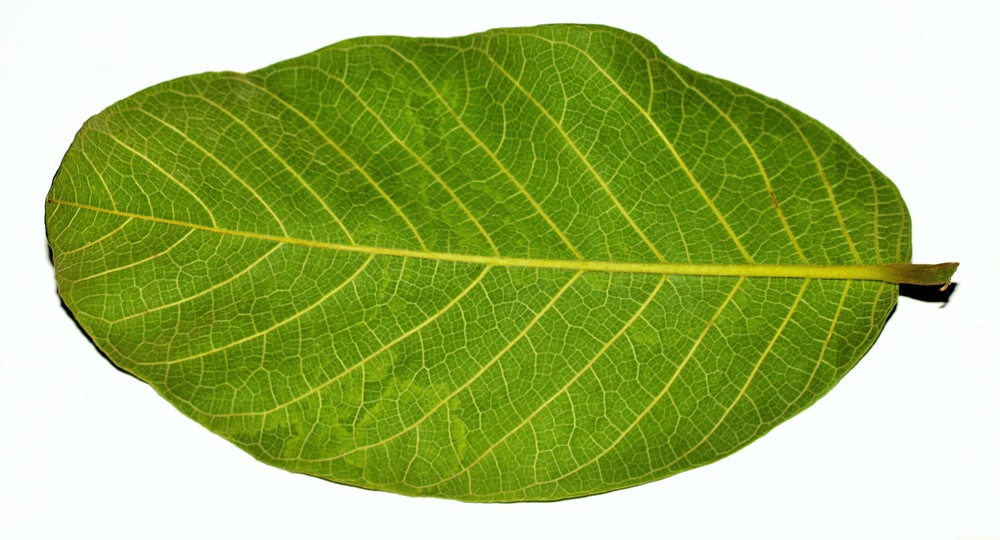
%> input picture jack-leaf.jpg, 1000 x 540 px, shrunk from 2500 x 1349 before the run
$ octave ref.m   (GNU Octave 9; MATLAB toolbox functions it lacks are replaced by stand-ins)
%> lines starting %> are read from the running program, lines starting %| are printed output that depends on the picture
%read the leaf image
I = imread('jack-leaf.jpg');
%> I is the input picture: size 540x1000x3 uint8; mean R, G, B 165.4, 186.9, 112.5

%Convert to Gray Scale
IGray = rgb2gray(I);
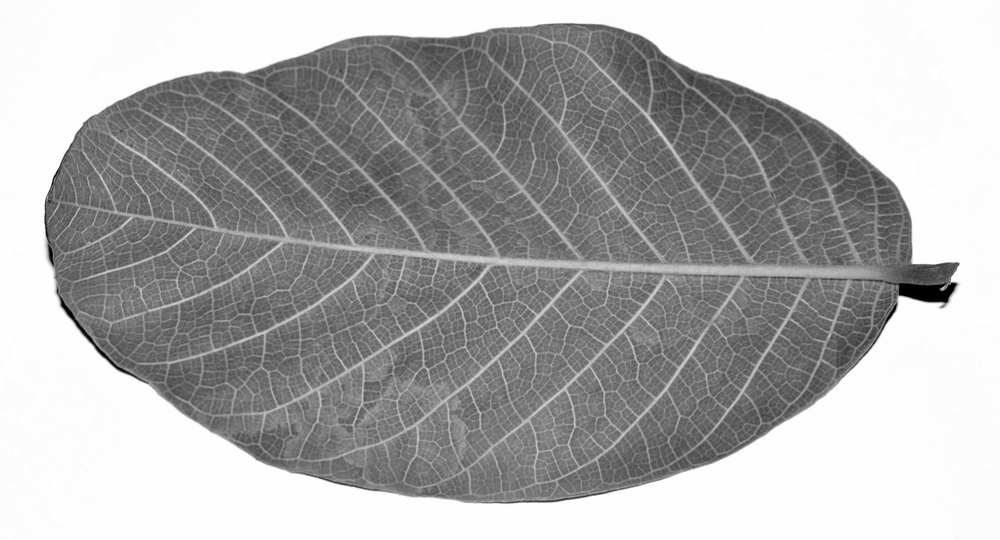
%> IGray: size 540x1000 uint8; min 0, max 255, mean 172.1

%Gray scale morphological transformation
se = strel('disk',3); %strel('line',3,45); doesnt count the midrib
IGrayM = imdilate(IGray,se);
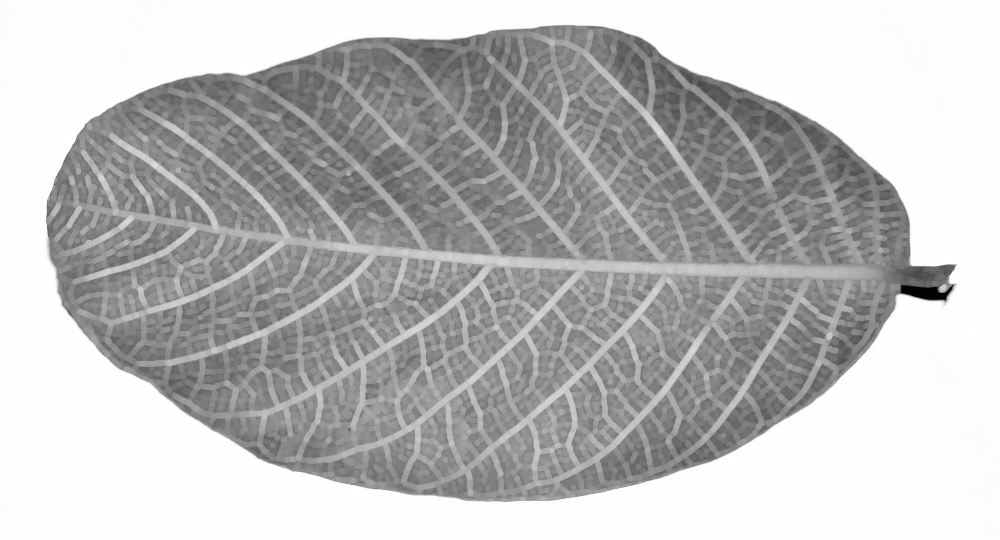
%> IGrayM: size 540x1000 uint8; min 0, max 255, mean 187.8
IGrayMOp = imopen(IGrayM,se);

subplot(2,2,1),
imshow(IGray),
subplot(2,2,2),
imshow(IGrayM),
subplot(2,2,3),
imshow(IGrayMOp),
subplot(2,2,4),

$ run again, with bo-leaf.jpg copied over jack-leaf.jpg
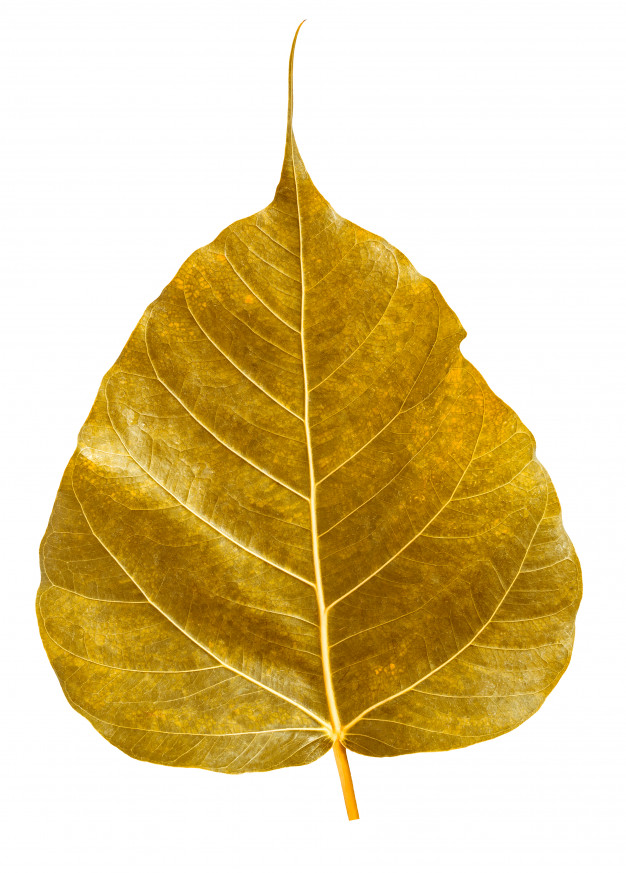
%> input picture bo-leaf.jpg, 626 x 873 px
%> I is the input picture: size 873x626x3 uint8; mean R, G, B 223.4, 203.6, 153.5
%> `IGray = rgb2gray(I);`:
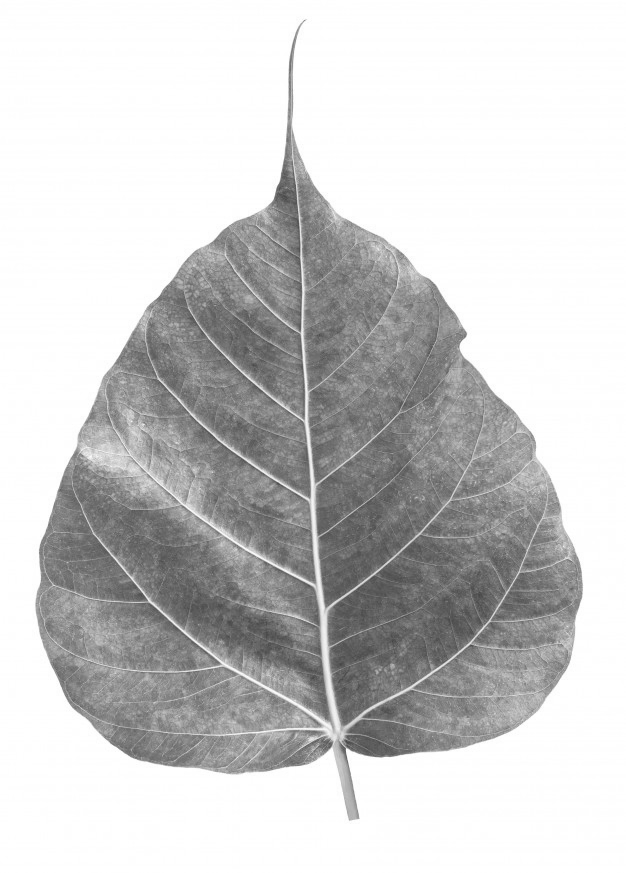
%> IGray: size 873x626 uint8; min 67, max 255, mean 203.8
%> `IGrayM = imdilate(IGray,se);`:
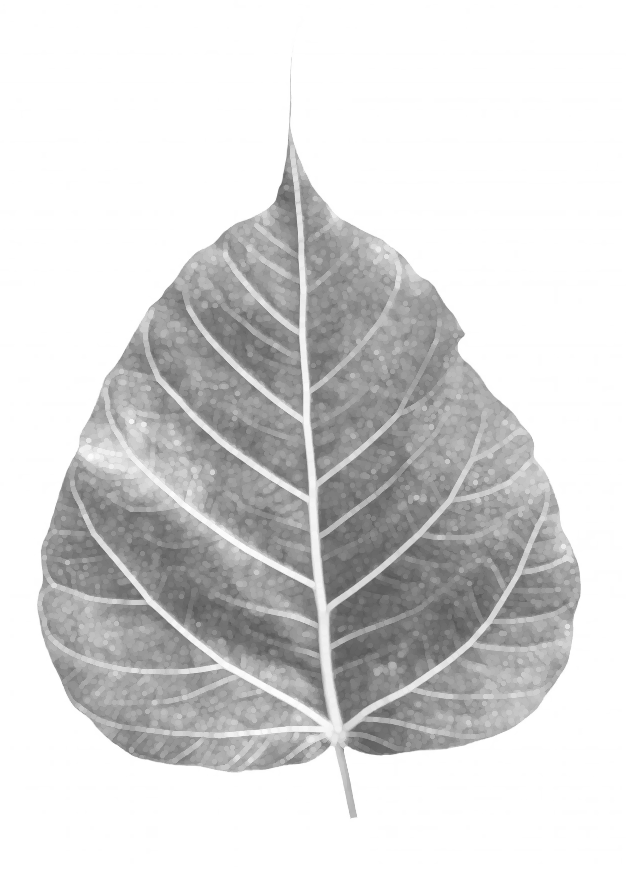
%> IGrayM: size 873x626 uint8; min 87, max 255, mean 214.6

$ run again, with mango-leaf-low.jpg copied over jack-leaf.jpg
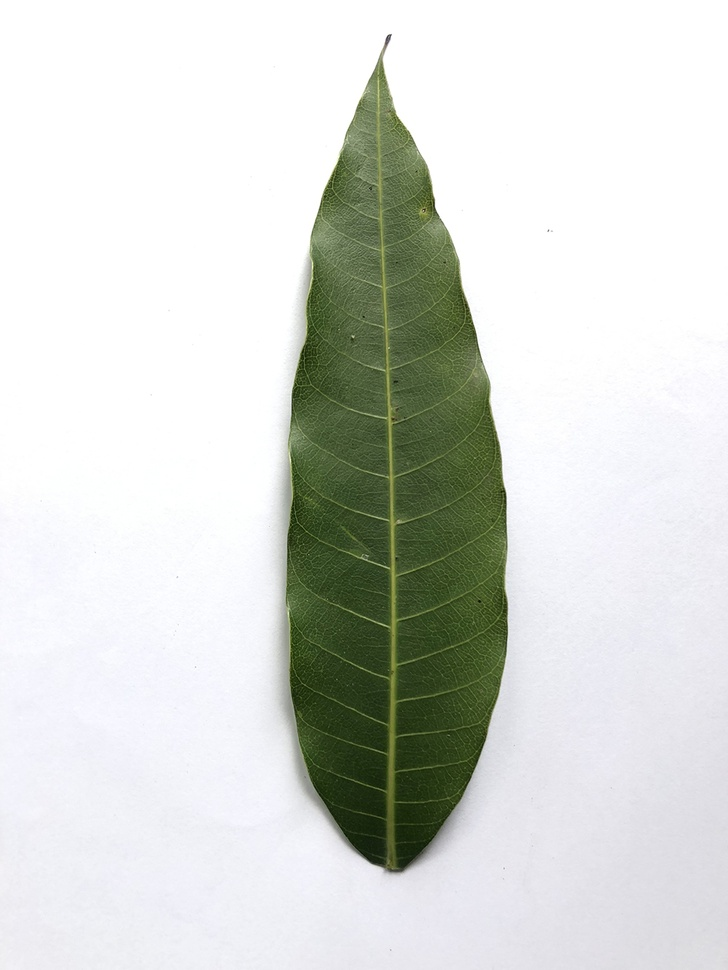
%> input picture mango-leaf-low.jpg, 728 x 970 px, shrunk from 1000 x 1333 before the run
%> I is the input picture: size 970x728x3 uint8; mean R, G, B 213.6, 216.8, 211.7
%> `IGray = rgb2gray(I);`:
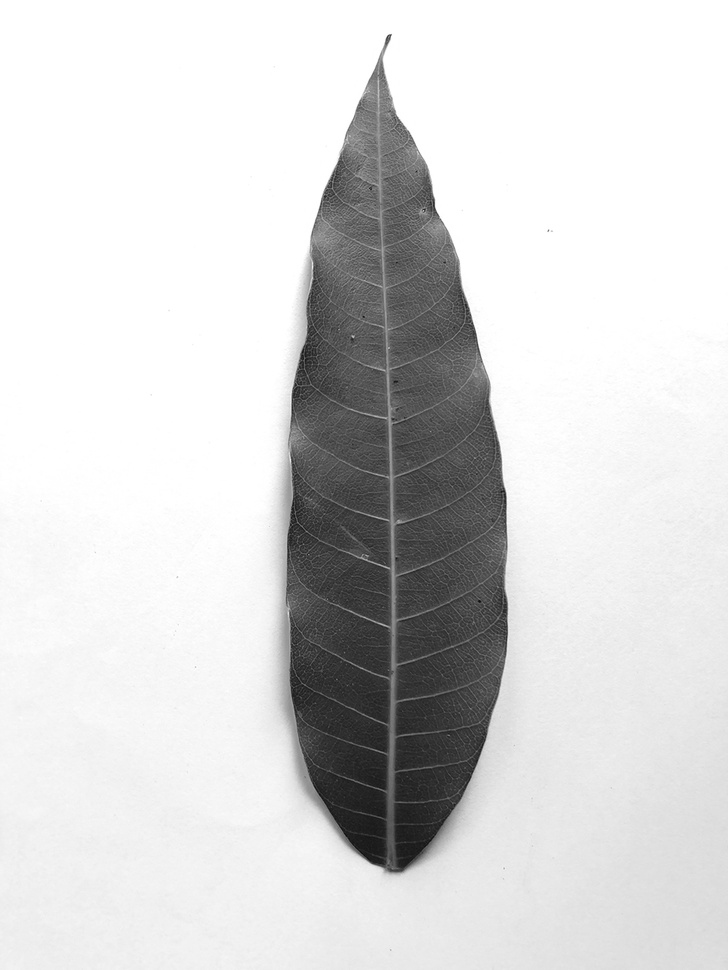
%> IGray: size 970x728 uint8; min 11, max 255, mean 215.2
%> `IGrayM = imdilate(IGray,se);`:
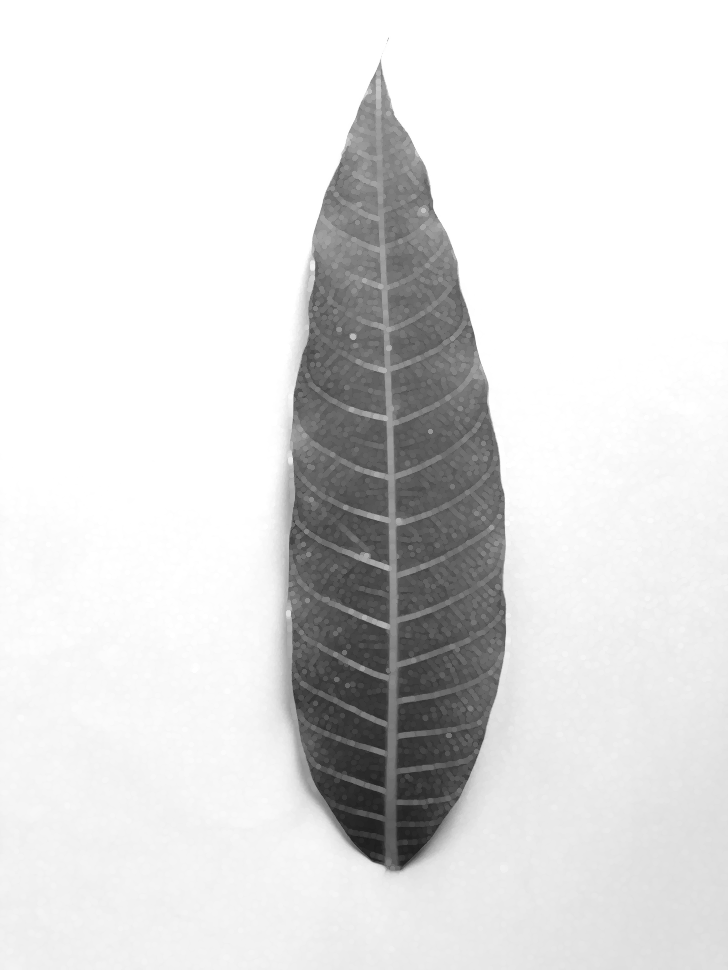
%> IGrayM: size 970x728 uint8; min 29, max 255, mean 221.2

$ run again, with mango-leaf.jpg copied over jack-leaf.jpg
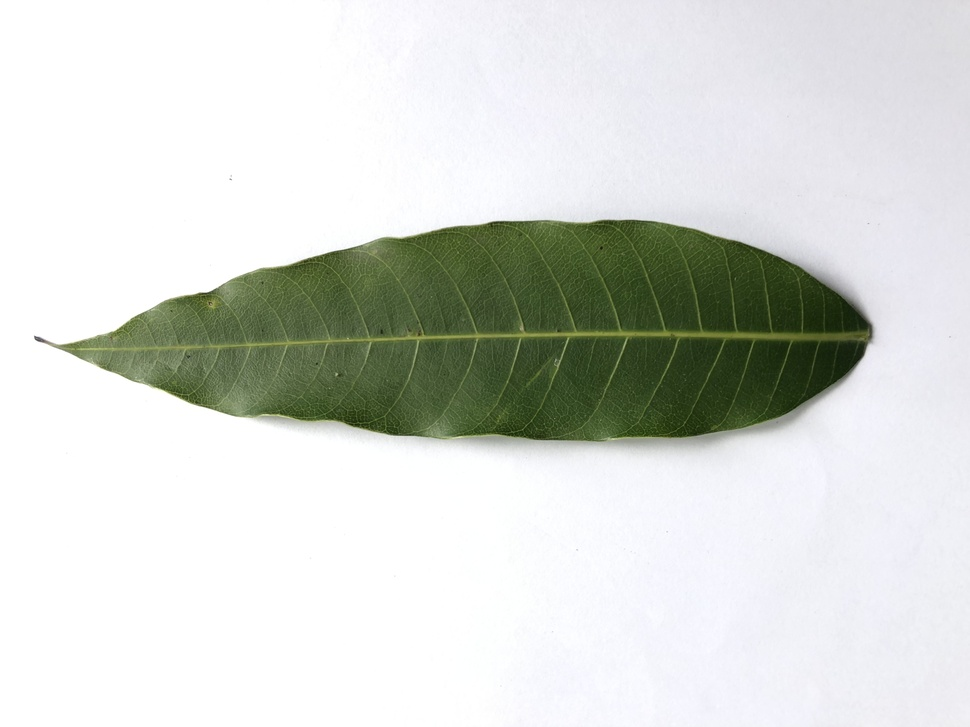
%> input picture mango-leaf.jpg, 970 x 727 px, shrunk from 4032 x 3024 before the run
%> I is the input picture: size 727x970x3 uint8; mean R, G, B 213.6, 216.8, 211.7
%> `IGray = rgb2gray(I);`:
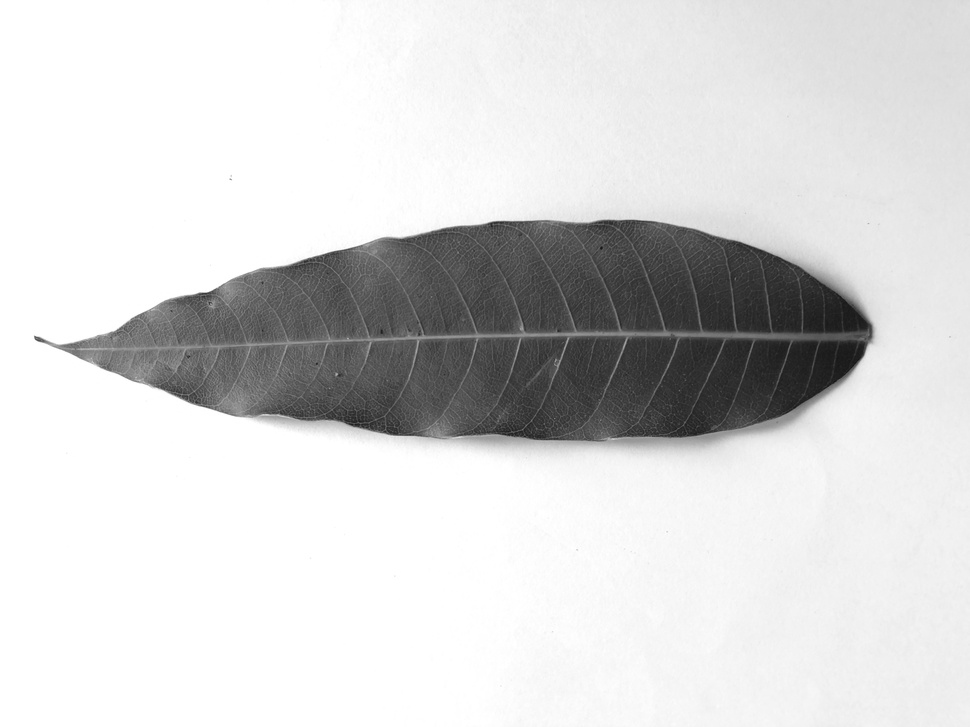
%> IGray: size 727x970 uint8; min 19, max 255, mean 215.2
%> `IGrayM = imdilate(IGray,se);`:
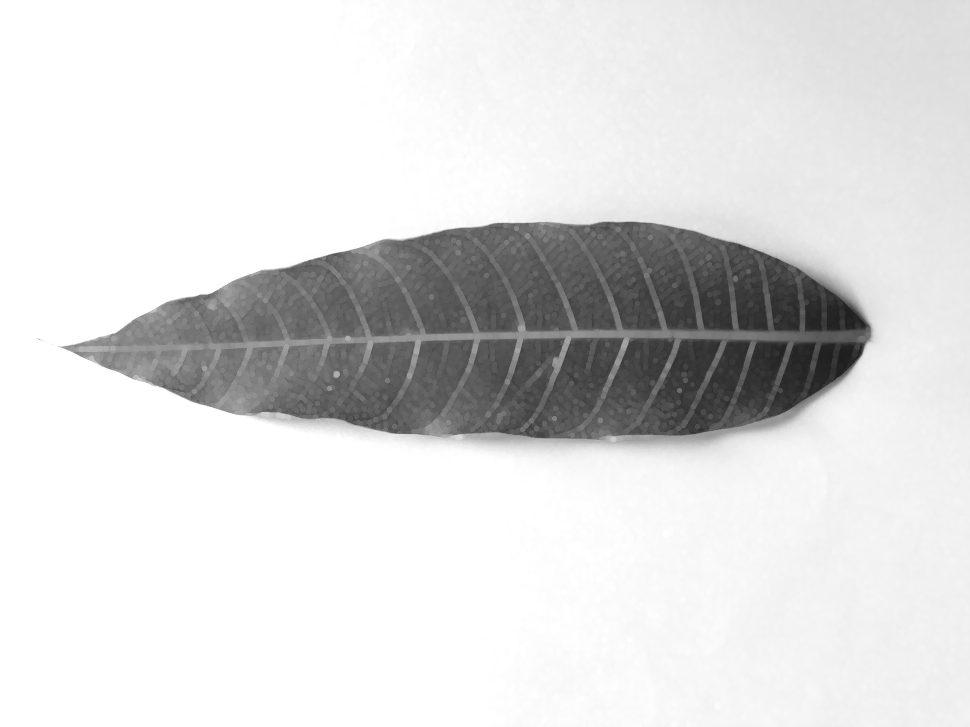
%> IGrayM: size 727x970 uint8; min 29, max 255, mean 220.1
